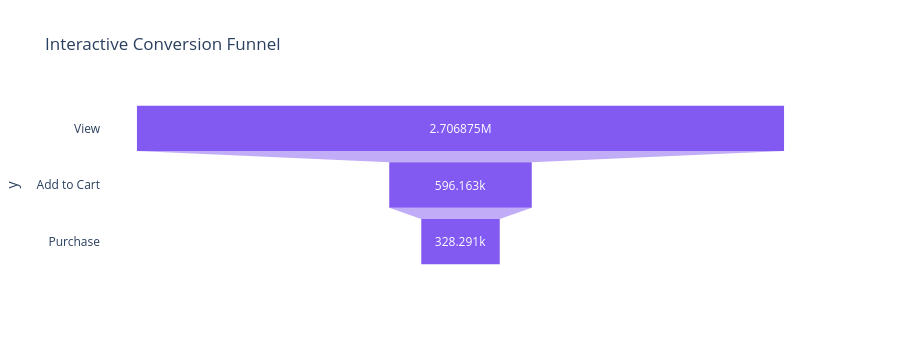
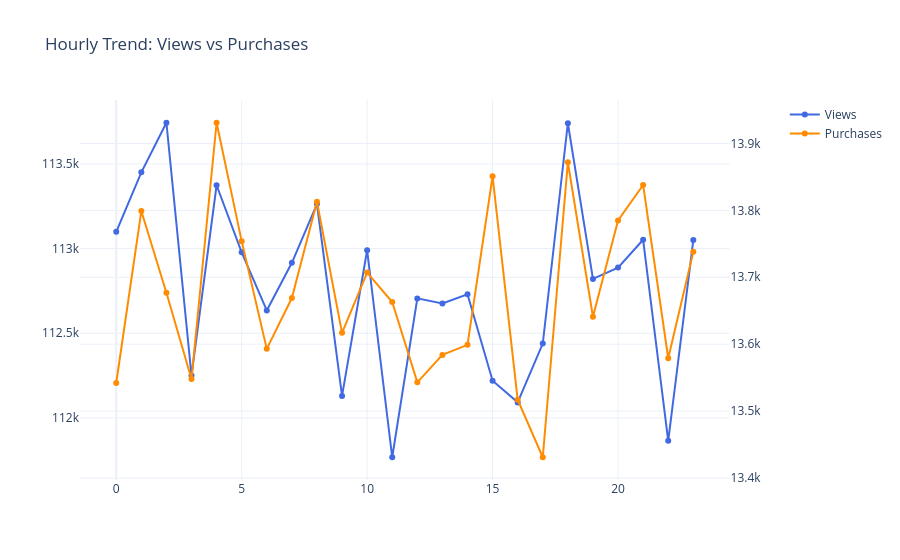

The notebook cell these images were saved under, in order:
### Markdown cell above
<div dir="rtl">

### 🎯 بخش ششم: تحلیل قیف فروش و رفتار شبانهروزی کاربران
**این نمودارها چه میگویند؟**
در این بخش رفتار خام کاربران را به دو شاخص کلیدی مارکتینگ تبدیل کردهایم:
۱. **قیف تعاملی (Conversion Funnel):** نشان میدهد از کل افرادی که محصولات را دیدهاند، چه کسری از آنها کالا را به سبد خرید اضافه کرده و در نهایت چه کسری واقعاً پول پرداخت کردهاند (شناسایی گلوگاههای ریزش مشتری).
۲. **روند شبانهروزی (Dual-Axis Time Series):** مقایسه ساعتبهساعتِ تعداد بازدیدها (خط آبی) با خریدهای واقعی (خط نارنجی). این نمودار حیاتی نشان میدهد در چه ساعاتی کاربران فقط «ویترینگردی» میکنند و چه زمانی بهترین فرصت برای اجرای کمپینهای فروش است.

</div>

### Code cell
# ==========================================
# ۶. قیف فروش و سری زمانی از روی لاگ رفتار
# ==========================================
# الف) قیف فروش با استفاده از ستونهای دودویی (is_view, ...)
total_views = df_user_logs['is_view'].sum()
total_carts = df_user_logs['is_cart'].sum()
total_purchases = df_user_logs['is_purchase'].sum()

fig_funnel = px.funnel(
    x=[total_views, total_carts, total_purchases], 
    y=["View", "Add to Cart", "Purchase"],
    title="Interactive Conversion Funnel",
    color_discrete_sequence=['#835AF1']
)
fig_funnel.update_layout(height=350, template="plotly_white")
fig_funnel.show()

# ب) روند شبانهروزی رفتار
hourly_stats = df_user_logs.groupby('hour')[['is_view', 'is_purchase']].sum().reset_index()

fig_time = make_subplots(specs=[[{"secondary_y": True}]])

# خط بازدیدها
fig_time.add_trace(
    go.Scatter(x=hourly_stats['hour'], y=hourly_stats['is_view'], name="Views", mode="lines+markers", line=dict(color='royalblue')),
    secondary_y=False,
)
# خط خریدها
fig_time.add_trace(
    go.Scatter(x=hourly_stats['hour'], y=hourly_stats['is_purchase'], name="Purchases", mode="lines+markers", line=dict(color='darkorange')),
    secondary_y=True,
)

fig_time.update_layout(title_text="Hourly Trend: Views vs Purchases", template="plotly_white")
fig_time.show()

### Figure 1 — Plotly figure (JSON) as saved in the notebook; plotly's stock layout.template omitted (floating-point values rounded to 4 significant figures)
{"data": [{"hovertemplate": "x=%{x}<br>y=%{y}<extra></extra>", "legendgroup": "", "marker": {"color": "#835AF1"}, "name": "", "orientation": "h", "showlegend": false, "type": "funnel", "x": [2706875, 596163, 328291], "xaxis": "x", "y": ["View", "Add to Cart", "Purchase"], "yaxis": "y"}], "layout": {"height": 350, "legend": {"tracegroupgap": 0}, "title": {"text": "Interactive Conversion Funnel"}, "xaxis": {"anchor": "y", "domain": [0, 1], "title": {"text": "x"}}, "yaxis": {"anchor": "x", "domain": [0, 1], "title": {"text": "y"}}}}

### Figure 2 — Plotly figure (JSON) as saved in the notebook; plotly's stock layout.template omitted (floating-point values rounded to 4 significant figures)
{"data": [{"line": {"color": "royalblue"}, "mode": "lines+markers", "name": "Views", "type": "scatter", "x": [0, 1, 2, 3, 4, 5, 6, 7, 8, 9, 10, 11, 12, 13, 14, 15, 16, 17, 18, 19, 20, 21, 22, 23], "xaxis": "x", "y": [113099, 113450, 113743, 112250, 113374, 112978, 112635, 112916, 113263, 112130, 112990, 111768, 112706, 112676, 112730, 112220, 112092, 112439, 113740, 112821, 112888, 113052, 111865, 113050], "yaxis": "y"}, {"line": {"color": "darkorange"}, "mode": "lines+markers", "name": "Purchases", "type": "scatter", "x": [0, 1, 2, 3, 4, 5, 6, 7, 8, 9, 10, 11, 12, 13, 14, 15, 16, 17, 18, 19, 20, 21, 22, 23], "xaxis": "x", "y": [13542, 13799, 13677, 13548, 13931, 13754, 13593, 13669, 13813, 13617, 13707, 13663, 13543, 13584, 13599, 13851, 13517, 13431, 13872, 13641, 13785, 13838, 13579, 13738], "yaxis": "y2"}], "layout": {"title": {"text": "Hourly Trend: Views vs Purchases"}, "xaxis": {"anchor": "y", "domain": [0, 0.94]}, "yaxis": {"anchor": "x", "domain": [0, 1]}, "yaxis2": {"anchor": "x", "overlaying": "y", "side": "right"}}}
